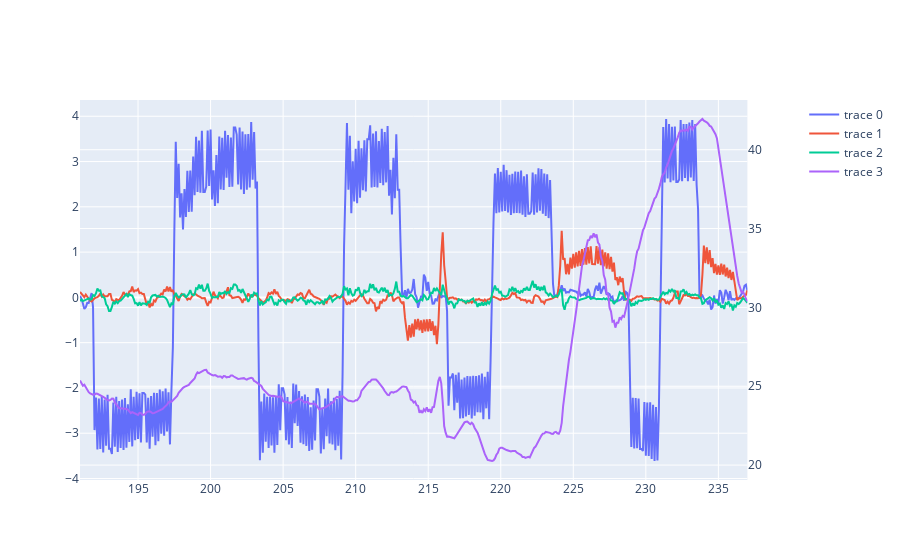

Notebook code cell kept with this figure:
### Code cell
import plotly.graph_objects as go
from plotly.subplots import make_subplots
fig = make_subplots(specs=[[{"secondary_y": True}]])

fig.add_trace(go.Scatter(x=sec.data.index, y=sec.data.brvr))
fig.add_trace(go.Scatter(x=sec.data.index, y=sec.data.brvp))
fig.add_trace(go.Scatter(x=sec.data.index, y=sec.data.brvy))
fig.add_trace(go.Scatter(x=sec.data.index, y=sec.data.bvx), secondary_y=True)

### Figure 1 — Plotly figure (JSON) as saved in the notebook; plotly's stock layout.template omitted (floating-point values rounded to 4 significant figures; data arrays with more than 128 entries replaced by an {"elided": "..."} marker saying what was removed)
{"data": [{"type": "scatter", "x": {"elided": "461 float values"}, "y": {"elided": "461 float values"}}, {"type": "scatter", "x": {"elided": "461 float values"}, "y": {"elided": "461 float values"}}, {"type": "scatter", "x": {"elided": "461 float values"}, "y": {"elided": "461 float values"}}, {"type": "scatter", "x": {"elided": "461 float values"}, "xaxis": "x", "y": {"elided": "461 float values"}, "yaxis": "y2"}], "layout": {"xaxis": {"anchor": "y", "domain": [0, 0.94]}, "yaxis": {"anchor": "x", "domain": [0, 1]}, "yaxis2": {"anchor": "x", "overlaying": "y", "side": "right"}}}
